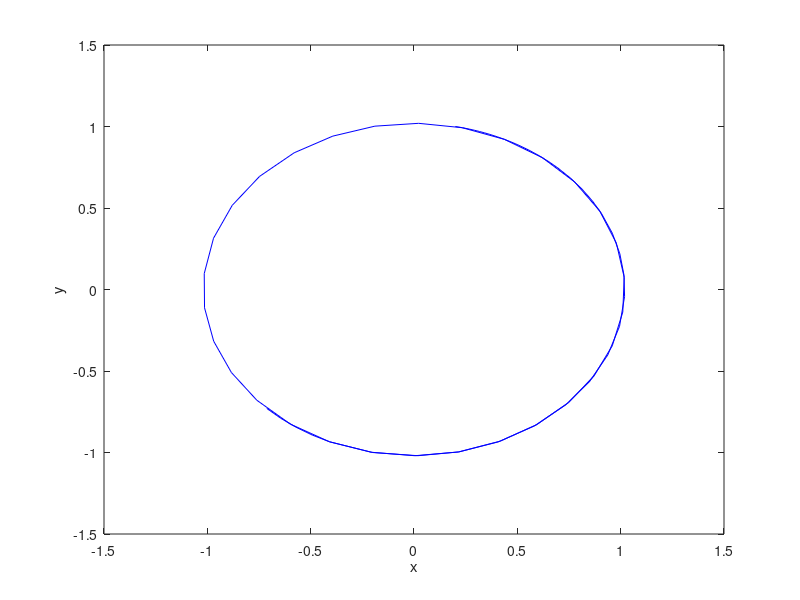
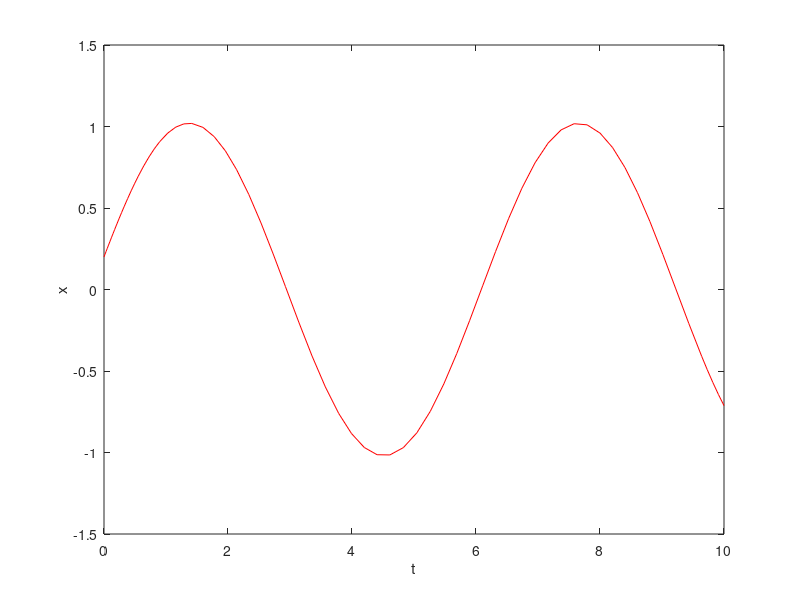

These figures' MATLAB source, in order:
function quiz3
x0=[0.2,1];

[t,x]=ode45(@f,[0,10], x0);

figure(1)
plot(x(:,1),x(:,2),'b');
xlabel('x');
ylabel('y');

figure (2)
plot(t,x(:,1),'r');
xlabel('t');
ylabel('x');
end

function dxdt=f(t,x)
eps=0.00001;
x1=x(1);
x2=x(2);
dxdt=[x2; -x1-eps*x2*(x2^2-abs(x2));];
end